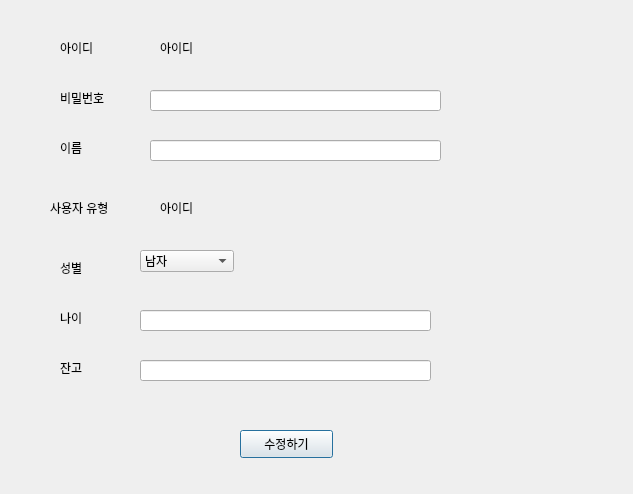
<?xml version="1.0" encoding="UTF-8"?>
<ui version="4.0">
 <class>Dialog</class>
 <widget class="QDialog" name="Dialog">
  <property name="geometry">
   <rect>
    <x>0</x>
    <y>0</y>
    <width>633</width>
    <height>494</height>
   </rect>
  </property>
  <property name="windowTitle">
   <string>Dialog</string>
  </property>
  <widget class="QLabel" name="label">
   <property name="geometry">
    <rect>
     <x>60</x>
     <y>40</y>
     <width>64</width>
     <height>15</height>
    </rect>
   </property>
   <property name="text">
    <string>아이디</string>
   </property>
  </widget>
  <widget class="QLabel" name="label_2">
   <property name="geometry">
    <rect>
     <x>60</x>
     <y>90</y>
     <width>64</width>
     <height>15</height>
    </rect>
   </property>
   <property name="text">
    <string>비밀번호</string>
   </property>
  </widget>
  <widget class="QLabel" name="label_3">
   <property name="geometry">
    <rect>
     <x>60</x>
     <y>140</y>
     <width>64</width>
     <height>15</height>
    </rect>
   </property>
   <property name="text">
    <string>이름</string>
   </property>
  </widget>
  <widget class="QLabel" name="label_4">
   <property name="geometry">
    <rect>
     <x>50</x>
     <y>200</y>
     <width>111</width>
     <height>16</height>
    </rect>
   </property>
   <property name="text">
    <string>사용자 유형</string>
   </property>
  </widget>
  <widget class="QLabel" name="label_5">
   <property name="geometry">
    <rect>
     <x>60</x>
     <y>260</y>
     <width>64</width>
     <height>15</height>
    </rect>
   </property>
   <property name="text">
    <string>성별</string>
   </property>
  </widget>
  <widget class="QLabel" name="label_6">
   <property name="geometry">
    <rect>
     <x>60</x>
     <y>310</y>
     <width>64</width>
     <height>15</height>
    </rect>
   </property>
   <property name="text">
    <string>나이</string>
   </property>
  </widget>
  <widget class="QLabel" name="label_7">
   <property name="geometry">
    <rect>
     <x>60</x>
     <y>360</y>
     <width>64</width>
     <height>15</height>
    </rect>
   </property>
   <property name="text">
    <string>잔고</string>
   </property>
  </widget>
  <widget class="QLabel" name="idtext">
   <property name="geometry">
    <rect>
     <x>160</x>
     <y>40</y>
     <width>251</width>
     <height>16</height>
    </rect>
   </property>
   <property name="text">
    <string>아이디</string>
   </property>
  </widget>
  <widget class="QLineEdit" name="pwtext">
   <property name="geometry">
    <rect>
     <x>150</x>
     <y>90</y>
     <width>291</width>
     <height>21</height>
    </rect>
   </property>
  </widget>
  <widget class="QLineEdit" name="nametext">
   <property name="geometry">
    <rect>
     <x>150</x>
     <y>140</y>
     <width>291</width>
     <height>21</height>
    </rect>
   </property>
  </widget>
  <widget class="QLabel" name="typetext">
   <property name="geometry">
    <rect>
     <x>160</x>
     <y>200</y>
     <width>251</width>
     <height>16</height>
    </rect>
   </property>
   <property name="text">
    <string>아이디</string>
   </property>
  </widget>
  <widget class="QComboBox" name="genderbox">
   <property name="geometry">
    <rect>
     <x>140</x>
     <y>250</y>
     <width>94</width>
     <height>22</height>
    </rect>
   </property>
   <item>
    <property name="text">
     <string>남자</string>
    </property>
   </item>
   <item>
    <property name="text">
     <string>여자</string>
    </property>
   </item>
  </widget>
  <widget class="QLineEdit" name="agetext">
   <property name="geometry">
    <rect>
     <x>140</x>
     <y>310</y>
     <width>291</width>
     <height>21</height>
    </rect>
   </property>
  </widget>
  <widget class="QLineEdit" name="chargetext">
   <property name="geometry">
    <rect>
     <x>140</x>
     <y>360</y>
     <width>291</width>
     <height>21</height>
    </rect>
   </property>
  </widget>
  <widget class="QPushButton" name="mod">
   <property name="geometry">
    <rect>
     <x>240</x>
     <y>430</y>
     <width>93</width>
     <height>28</height>
    </rect>
   </property>
   <property name="text">
    <string>수정하기</string>
   </property>
  </widget>
 </widget>
 <resources/>
 <connections/>
</ui>
